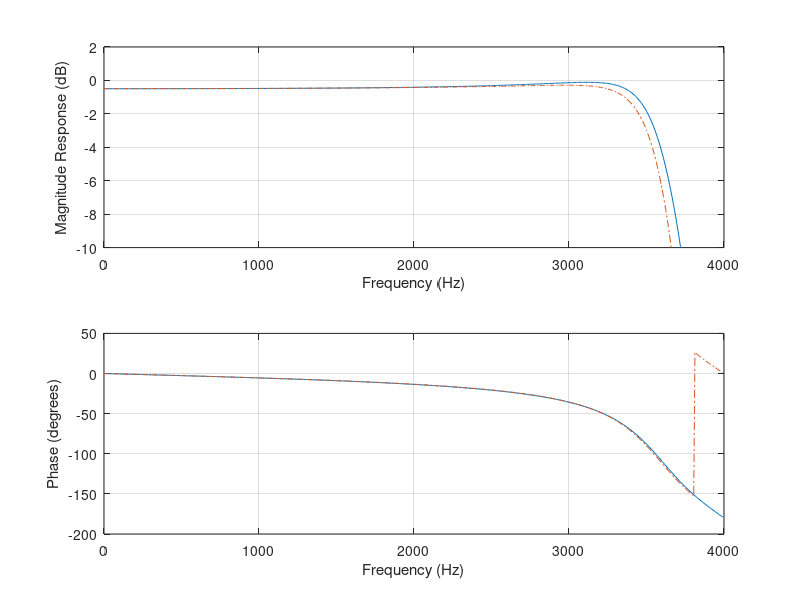

The MATLAB script that drew this image:
%MATLAB Program 8.17 for Example 8.25
% plot the magnitude and phase responses |H(z)|
  fs=8000;                                            % sampling rate
  B=[0.7434 1.4868 0.7434];
  A=[1 1.5149 0.6346];
  [hz,f]=freqz(B,A,512,fs);       % calculate reponses without coefficient quantization
  phi=180*unwrap(angle(hz))/pi;
  Bq=[0.750 1.4834375 0.75000];
  Aq=[1 1.515625 0.640625];
  [hzq,f]=freqz(Bq,Aq,512,fs);  % calculate responses with coefficient quantization
  phiq=180*unwrap(angle(hzq))/pi;
  subplot(2,1,1), plot(f,20*log10(abs(hz)),f,20*log10(abs(hzq)), '-.');grid;
  axis([0 fs/2 -10 2])
  xlabel('Frequency (Hz)');
  ylabel('Magnitude Response (dB)'); 
  subplot(2,1,2), plot(f, phi, f, phiq,'-.'); grid;
  xlabel('Frequency (Hz)');
  ylabel('Phase (degrees)');
